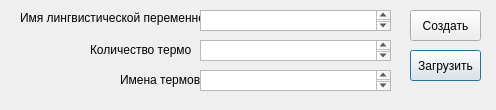
<?xml version="1.0" encoding="UTF-8"?>
<ui version="4.0">
 <class>Dialog</class>
 <widget class="QDialog" name="Dialog">
  <property name="geometry">
   <rect>
    <x>0</x>
    <y>0</y>
    <width>496</width>
    <height>110</height>
   </rect>
  </property>
  <property name="windowTitle">
   <string>Dialog</string>
  </property>
  <property name="windowOpacity">
   <double>1.000000000000000</double>
  </property>
  <property name="layoutDirection">
   <enum>Qt::LeftToRight</enum>
  </property>
  <widget class="QPushButton" name="download">
   <property name="geometry">
    <rect>
     <x>410</x>
     <y>50</y>
     <width>71</width>
     <height>31</height>
    </rect>
   </property>
   <property name="text">
    <string>Загрузить</string>
   </property>
  </widget>
  <widget class="QPushButton" name="create">
   <property name="geometry">
    <rect>
     <x>410</x>
     <y>10</y>
     <width>71</width>
     <height>31</height>
    </rect>
   </property>
   <property name="text">
    <string>Создать</string>
   </property>
  </widget>
  <widget class="QLabel" name="nameLabel">
   <property name="geometry">
    <rect>
     <x>20</x>
     <y>10</y>
     <width>181</width>
     <height>16</height>
    </rect>
   </property>
   <property name="layoutDirection">
    <enum>Qt::RightToLeft</enum>
   </property>
   <property name="text">
    <string>Имя лингвистической переменной:</string>
   </property>
  </widget>
  <widget class="QTextEdit" name="name_lv">
   <property name="geometry">
    <rect>
     <x>200</x>
     <y>10</y>
     <width>191</width>
     <height>21</height>
    </rect>
   </property>
  </widget>
  <widget class="QTextEdit" name="termname1">
   <property name="geometry">
    <rect>
     <x>200</x>
     <y>40</y>
     <width>191</width>
     <height>21</height>
    </rect>
   </property>
  </widget>
  <widget class="QTextEdit" name="termname2">
   <property name="geometry">
    <rect>
     <x>200</x>
     <y>70</y>
     <width>191</width>
     <height>21</height>
    </rect>
   </property>
  </widget>
  <widget class="QLabel" name="nametermsLabel">
   <property name="geometry">
    <rect>
     <x>120</x>
     <y>70</y>
     <width>81</width>
     <height>20</height>
    </rect>
   </property>
   <property name="layoutDirection">
    <enum>Qt::RightToLeft</enum>
   </property>
   <property name="text">
    <string>Имена термов:</string>
   </property>
  </widget>
  <widget class="QTextEdit" name="termname8">
   <property name="geometry">
    <rect>
     <x>200</x>
     <y>250</y>
     <width>191</width>
     <height>21</height>
    </rect>
   </property>
  </widget>
  <widget class="QTextEdit" name="termname7">
   <property name="geometry">
    <rect>
     <x>200</x>
     <y>220</y>
     <width>191</width>
     <height>21</height>
    </rect>
   </property>
  </widget>
  <widget class="QTextEdit" name="termname9">
   <property name="geometry">
    <rect>
     <x>200</x>
     <y>280</y>
     <width>191</width>
     <height>21</height>
    </rect>
   </property>
  </widget>
  <widget class="QTextEdit" name="termname10">
   <property name="geometry">
    <rect>
     <x>200</x>
     <y>310</y>
     <width>191</width>
     <height>21</height>
    </rect>
   </property>
  </widget>
  <widget class="QLabel" name="nametermsLabel_2">
   <property name="geometry">
    <rect>
     <x>90</x>
     <y>40</y>
     <width>101</width>
     <height>20</height>
    </rect>
   </property>
   <property name="layoutDirection">
    <enum>Qt::RightToLeft</enum>
   </property>
   <property name="text">
    <string>Количество термов:</string>
   </property>
  </widget>
 </widget>
 <resources/>
 <connections/>
</ui>
